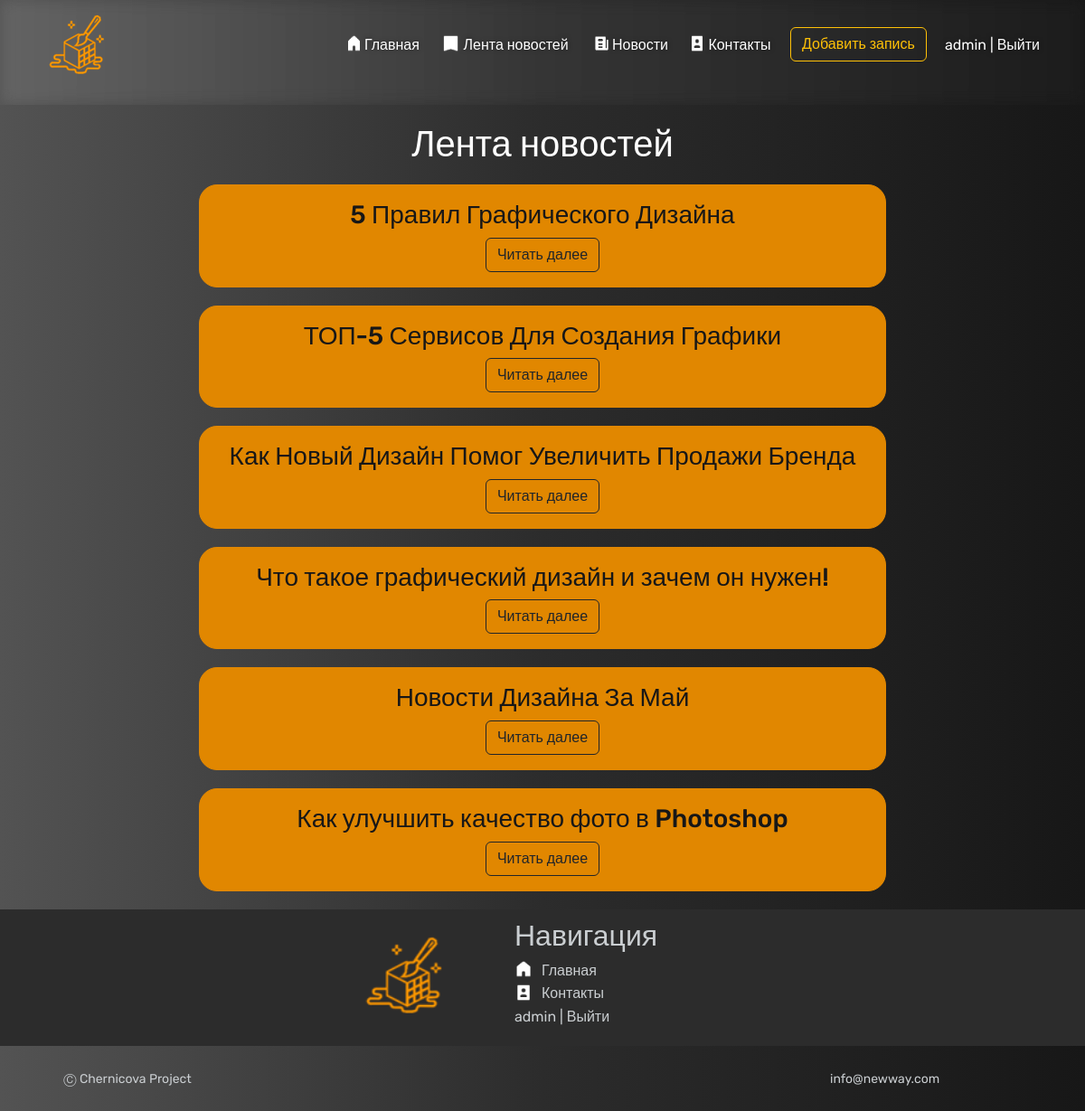
Screenshot of /news/newsfeed/ (signed in) with the database file from the repository.
### news/models.py (models this page shows, shortened)
class Articles(models.Model):
    title = models.CharField('Название', max_length=100)
    anons = models.CharField('Анонс', max_length=100)
    full_text = models.TextField('Статья')
    date = models.DateTimeField('Дата публикации')
    author = models.ForeignKey(get_user_model(), on_delete=models.SET_NULL, related_name='posts', null=True,
                               default=None)
    class Meta:
        verbose_name = 'Новость'
        verbose_name_plural = 'Новости'

### news/views.py (the view)
# urls.py: path('newsfeed/', views.newsfeed, name='newsfeed'),
def newsfeed(request):
    new = Articles.objects.order_by('-date')
    return render(request, 'news/newsfeed.html', {'new': new})

### news/templates/news/newsfeed.html (shortened to what this page needs)
{% extends 'menu/layout.html' %}
{% block content %}
<div class="texter">
<h1>Лента новостей</h1>
    {% if new %}
    {% for el in new %}
        <div style="margin: 20px; border-radius: 20px; background-color: #e18700; color: #171717; border-color: #e18700" class="alert alert-warning">
            <h3>
               {{ el.title }}
            </h3>
        <a href="{% url 'news-detail' el.id %}" class="btn btn-outline-dark">Читать далее</a>
        </div>
    {% endfor %}
{% else %}
<h6>У вас нет записей!</h6>
{% endif %}
</div>
{% endblock %}

### menu/templates/menu/layout.html (shortened to what this page needs)
{% load static %}
<!doctype html>
<html lang="ru">
<head>
    <link rel="stylesheet" href="https://cdn.jsdelivr.net/npm/bootstrap@5.3.2/dist/css/bootstrap.min.css">
    <link rel="stylesheet" href="{% static 'menu/css/menu.css' %}">
</head>
<body>
<aside>
    <header>
        <img src="{% static 'menu/img/logo.png' %}">
  <ul class="list">
    <li><a href="{% url 'home' %}"><img style="width: 20%; height: 20px; margin-right: 3px; margin-bottom: 5px;" src="{% static 'menu/img/home.png' %}">Главная</a></li>
    <li style="width: 150px"><a href="{% url 'newsfeed' %}"><img style="width: 15%; height: 20px; margin-right: 3px; margin-bottom: 5px;" src="{% static 'menu/img/feed.png' %}">Лента новостей</a></li>
    <li><a href="{% url 'news' %}"><img style="width: 20%; height: 20px; margin-right: 3px; margin-bottom: 5px;" src="{% static 'menu/img/news.png' %}">Новости</a></li>
    <li><a href="{% url 'contact' %}"><img style="width: 20%; height: 20px; margin-right: 3px; margin-bottom: 5px;" src="{% static 'menu/img/contact.png' %}">Контакты</a></li>
    <li><a href="{% url 'create' %}"><button style="margin-top: -8px" class="btn btn-outline-warning">Добавить запись</button></a></li>
  {% if user.is_authenticated %}
                                <li class="last">{{ user.username }} | <a href="{% url 'user:logout' %}">Выйти</a> </li>
                            {% else %}
                                <li class="last"><a href="{% url 'user:login' %}">Вход</a> | <a href="{% url 'user:register' %}">Регистрация</a> </li>
                            {% endif %}</ul>
    </header>
    </aside>
{% block content %}
{% endblock %}
</body>
<footer>
                <div class="row row-2">
                     <img style="width: 120px; height: 90px; margin-top: 30px" src="{% static 'menu/img/logo.png' %}">
                    <div class="col-sm-3  my-sm-0 mt-5">
                        <ul style="margin-top: 10px" class="list-unstyled">
                            <li class="mt-0"><h2>Навигация</h2></li>
                            <li><a href="{% url 'home' %}"><img style="width: 20px; height: 20px; margin-right: 10px; margin-bottom: 5px;" src="{% static 'menu/img/home.png' %}">Главная</a></li>
                            <li><a href="{% url 'contact' %}"><img style="width: 20px; height: 20px; margin-right: 10px; margin-bottom: 5px;" src="{% static 'menu/img/contact.png' %}">Контакты</a></li>
                            {% if user.is_authenticated %}
                                <li class="last">{{ user.username }} | <a href="{% url 'user:logout' %}">Выйти</a> </li>
                            {% else %}
                                <li class="last"><a href="{% url 'user:login' %}">Вход</a> | <a href="{% url 'user:register' %}">Регистрация</a> </li>
                            {% endif %}
                        </ul>
                    </div>
                </div>
                <div class="row my-4 row-1 no-gutters">
                    <div class="col-sm-3 col-auto text-center"><small>&#9400; Chernicova Project</small></div><div class="col-md-3 col-auto "></div><div class="col-md-3 col-auto"></div>
                    <div class="col  my-auto text-md-left  text-right "> <small>info@newway.com</small>  </div>
                </div>
</footer>
</html>

### menu/static/menu/css/menu.css (style rules this page uses)
* { box-sizing: border-box; }
body { margin: 0; background: #7f7fd5; background: linear-gradient(to right, #535353, #2c2c2c, #171717); font-family: 'Rubik', sans-serif; height: 100% !important; background-color: #F8F9FB !important; color: white; }
.texter { margin-top: 20px; margin-bottom: 20px; margin-left: 200px; margin-right: 200px; color: white; text-align: center; }
button { margin-top: 10px; }
footer { color:#caced1 !important; }
.row-2 { justify-content: center; background-color: #2c2c2c; margin-top: 20px; }
.alert-warning { margin-top: 100px; }
.list-unstyled { margin-left: 50px; margin-bottom: 20px; }
*, *::before, *::after { box-sizing: border-box; padding: 0; margin: 0; }

### rows the page displays
Articles: title "5 Правил Графического Дизайна"
Articles: title "ТОП-5 Сервисов Для Создания Графики"
Articles: title "Как Новый Дизайн Помог Увеличить Продажи Бренда"
Articles: title "Что такое графический дизайн и зачем он нужен!"
Articles: title "Новости Дизайна За Май"
Articles: title "Как улучшить качество фото в Photoshop"

### other values shown
{{ user.username }} "admin"
